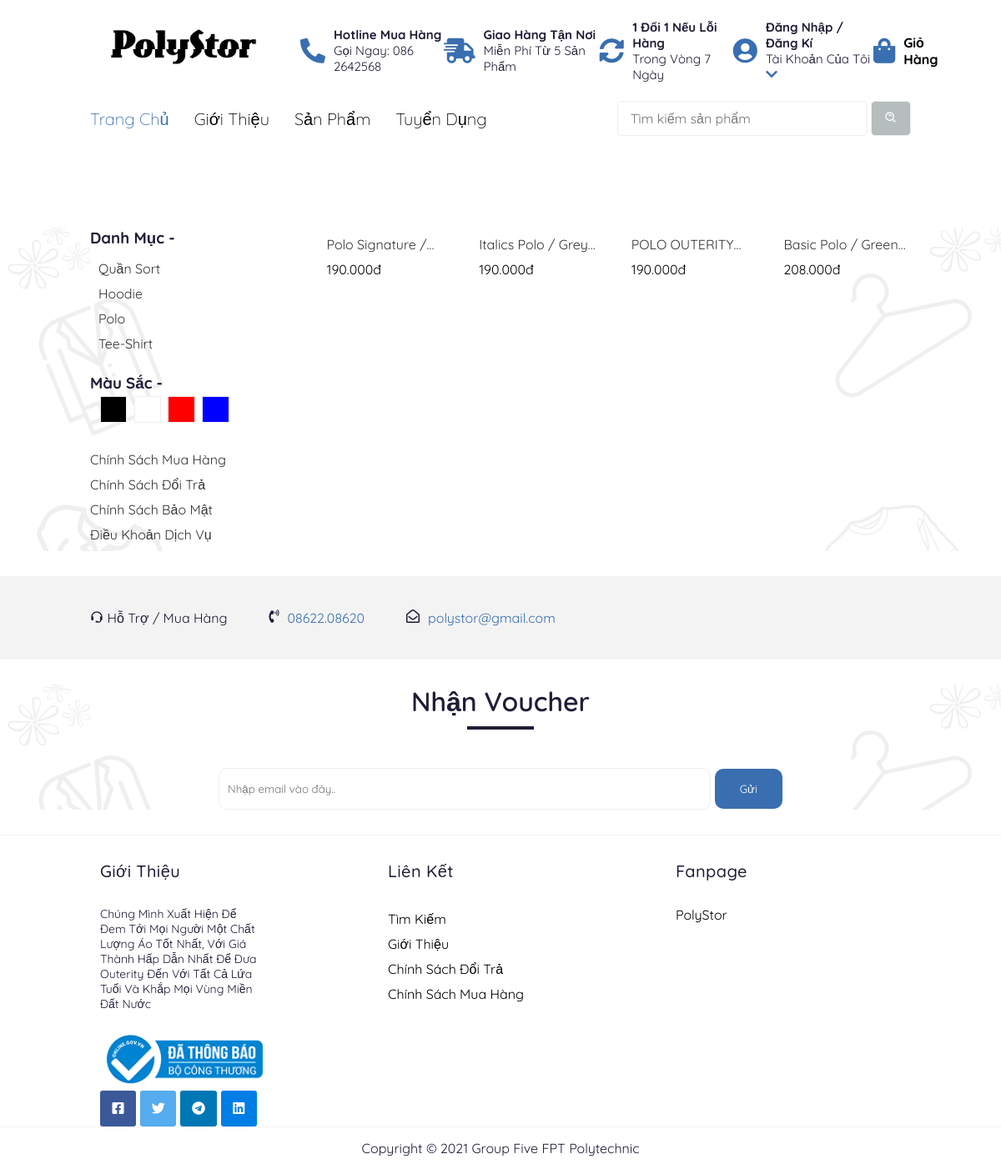
/index.php?act=product&iddm=2, run on the app's committed database.
### tables this page shows
CREATE TABLE `danhmuc` (
  `id_danhmuc` int(11) NOT NULL,
  `name` varchar(255) NOT NULL
);

CREATE TABLE `sanpham` (
  `id` int(11) NOT NULL,
  `name_sp` varchar(250) NOT NULL,
  `price` int(11) NOT NULL,
  `img` varchar(500) NOT NULL,
  `mota` text NOT NULL,
  `luotxem` int(11) NOT NULL,
  `iddm` int(11) NOT NULL
);

### model/pdo.php (called while the page is built, shortened)
<?php
function pdo_get_connection(){
    $dburl = "mysql:host=localhost;dbname=duantin;charset=utf8";
    $username = 'root';
    $password = '';
    $conn = new PDO($dburl, $username, $password);
    $conn->setAttribute(PDO::ATTR_ERRMODE, PDO::ERRMODE_EXCEPTION);
    return $conn;
}
function pdo_query($sql){
    $sql_args = array_slice(func_get_args(), 1);
    try{
        $conn = pdo_get_connection();
        $stmt = $conn->prepare($sql);
        $stmt->execute($sql_args);
        $rows = $stmt->fetchAll();
        return $rows;
    }
    catch(PDOException $e){
        throw $e;
    }
    finally{
        unset($conn);
    }
}

### model/danhmuc.php (called while the page is built, shortened)
<?php
    function loadall_danhmuc(){
        $sql="select * from danhmuc order by id_danhmuc desc";
        $listdanhmuc=pdo_query($sql);
        return $listdanhmuc;
    }
?>

### model/sanpham.php (called while the page is built, shortened)
<?php
    function loadall_sanpham($keyw="",$iddm=0){
        $sql="select * from sanpham where 1";
        if($iddm>0){
            $sql.=" and iddm='".$iddm."'";
        }
        $sql.=" order by id desc";
        $listsanpham=pdo_query($sql);
        return $listsanpham;
    }
    function loadall_sanpham_home(){
        $sql="select * from sanpham where 1 order by id desc limit 0,12";
        $listsanpham=pdo_query($sql);
        return $listsanpham;
    }
    function loadall_sanpham_top10(){
        $sql="select * from sanpham where 1 order by luotxem desc limit 0,8";
        $listsanpham=pdo_query($sql);
        return $listsanpham;
    }
?>

### view/product.php (the view)
<section class="product-all">
    <div class="category">
        <h3>Danh Mục -</h3>
        <ul class="category-list">
            <?php
                    foreach ($dsdm as $dm) {
                        extract($dm);
                        $linkdm="index.php?act=product&iddm=".$id_danhmuc;
                        echo'
                            <li><a href="'.$linkdm.'">'.$name.'</a></li>
                        ';
                    }
                ?>
        </ul>
        <h3>Màu Sắc -</h3>
        <div class="color-list">
            <a href="#" id="black">a</a>
            <a href="#" id="white">a</a>
            <a href="#" id="red">a</a>
            <a href="#" id="blue">a</a>
        </div>
        <ul>
            <li><a href="">Chính sách mua hàng</a></li>
            <li><a href="">Chính sách đổi trả</a></li>
            <li><a href="">Chính sách bảo mật</a></li>
            <li><a href="">Điều khoản dịch vụ</a></li>
        </ul>
    </div>
    <div class="product">
        <?php
            foreach ($dssp as $sp) {
                extract($sp);
                $linksp="index.php?act=product-detail&idsp=".$id;
                echo '
                <a href="'.$linksp.'" class="product-item">
                <img src="'.$img.'" alt="">
                <b>'.$name_sp.'</b>
                <p>'.number_format($price,0, ',', '.').'đ</p>
                </a>
                    ';
            }
        ?>
    </div>
</section>

### css/style.css (style rules this page uses)
:root { --gray: #5f5d5d; --red: #ff0000; --blue: #396EB0; --black: #1F1D36; }
a { color: #000; }
html { box-sizing: border-box; font-family: 'Quicksand', sans-serif; text-transform: capitalize; color: var(--black); }
* { margin: 0; padding: 0; }
*, *:before, *:after { box-sizing: border-box; }
a { text-decoration: none; }
section { padding: 0 9%; background: url(/images/background.png); background-size: cover; background-repeat: no-repeat; }
.product { display: flex; justify-content: space-between; flex-wrap: wrap; gap: 30px; }
.product .product-item { flex: 1 1 20%; display: flex; flex-direction: column; gap: 10px 0; color: #000; text-transform: none; max-width: 289px; }
.product .product-item b { color: #333; font-size: 16px; font-weight: normal; display: -webkit-box; -webkit-line-clamp: 1; -webkit-box-orient: vertical; overflow: hidden; text-overflow: ellipsis; text-transform: capitalize; }
.product-all { display: flex; justify-content: space-between; margin-top: 100px; gap: 0 50px; }
.product-all .category { flex: 1; display:flex; flex-direction:column; }
.product-all .category .category-list { display:flex; flex-direction:column; margin: 10px; margin-bottom: 20px; list-style: none; }
.product-all .category .category-list li { margin: 5px 0; }
.product-all .category .category-list li a { color: #000; }
.product-all .category .color-list { margin: 10px; margin-bottom: 30px; }
.product-all .category .color-list a { margin: 0 2px; }
.product-all .category .color-list #white { padding: 5px 10px; border: 1px solid #eee; background: #fff; color: #fff; }
.product-all .category .color-list #black { padding: 5px 10px; border: 1px solid #eee; background: #000; color: #000; }
.product-all .category .color-list #red { padding: 5px 10px; border: 1px solid #eee; background: #ff0000; color: #ff0000; }
.product-all .category .color-list #blue { padding: 5px 10px; border: 1px solid #eee; background: blue; color: blue; }
.product-all .category > ul { opacity: 0.8; list-style: none; }
.product-all .category > ul li { margin: 10px 0; }
.product-all .category > ul li a { color: #000; }
.product-all .product { flex: 3; }
.product-all .product .product-item { flex: 1 1 20%; display: flex; flex-direction: column; gap: 10px 0; max-width: 202px; }

### data on the page
danhmuc: name "Quần Sort"
danhmuc: name "Hoodie"
danhmuc: name "Polo"
danhmuc: name "Tee-Shirt"
sanpham: name_sp "Polo Signature…", price "190.000"
sanpham: name_sp "Italics Polo /…", price "190.000"
sanpham: name_sp "POLO…", price "190.000"
sanpham: name_sp "Basic Polo /…", price "208.000"
